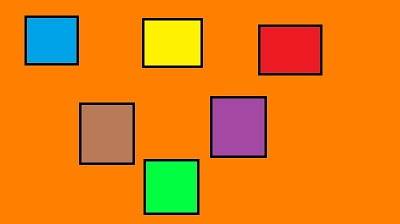
%> input picture im.jpg, 400 x 224 px
$ octave image_log_transformation_5.m   (GNU Octave 9; MATLAB toolbox functions it lacks are replaced by stand-ins)
%> lines starting %> are read from the running program, lines starting %| are printed output that depends on the picture
clear;
clc;

img = imread('im.jpg');
%> img is the input picture: size 224x400x3 uint8; mean R, G, B 226.3, 125.8, 18.7
img = rgb2gray(img);
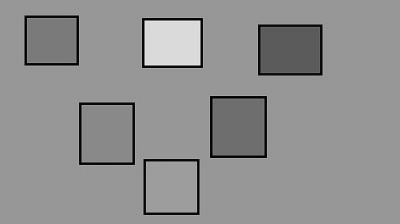
%> img: size 224x400 uint8; min 0, max 232, mean 143.8
cons = 60; % constant

[r, c] = size(img);
%> r = 224; c = 400
new_img = zeros(r, c);
for i = 1:r
    for j = 1:c
        new_img(i, j) = cons * log( double(img(i, j)) + 1 );
    end
end
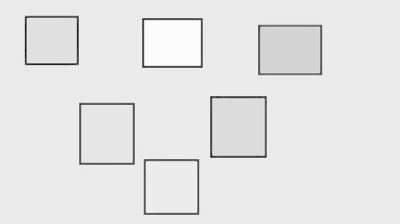
%> new_img: size 224x400 double; min 0, max 327.1, mean 294.4; drawn with min black and max white

new_img = uint8(new_img);
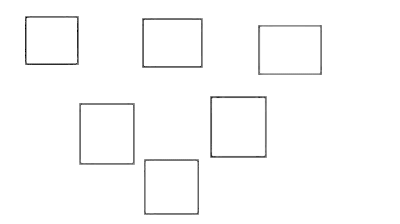
%> new_img: size 224x400 uint8; min 0, max 255, mean 251.1

figure, imshow(img);
figure, imshow(new_img);

$ run again, with im1.jpg copied over im.jpg
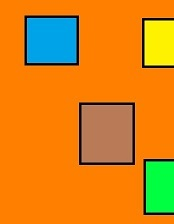
%> input picture im1.jpg, 174 x 224 px
%> img is the input picture: size 224x174x3 uint8; mean R, G, B 215.6, 132.6, 25
%> img: size 224x174 uint8
%> after the loop `for i = 1:r`:
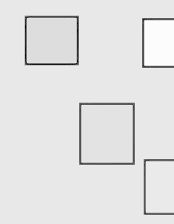
%> new_img: size 224x174 double; min 41.59, max 326.3, mean 295.3; drawn with min black and max white
%> `new_img = uint8(new_img);`:
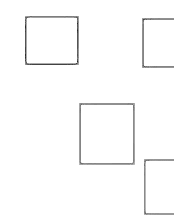
%> new_img: size 224x174 uint8; min 42, max 255, mean 251.2

$ run again, with im2.jpg copied over im.jpg
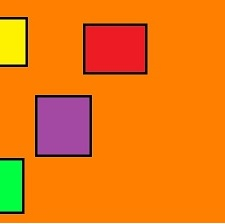
%> input picture im2.jpg, 225 x 224 px
%> img is the input picture: size 224x225x3 uint8; mean R, G, B 234.5, 121, 16.2
%> img: size 224x225 uint8
%> after the loop `for i = 1:r`:
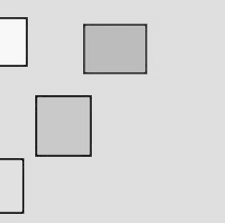
%> new_img: size 224x225 double; min 107.5, max 329.1, mean 295.2; drawn with min black and max white
%> `new_img = uint8(new_img);`:
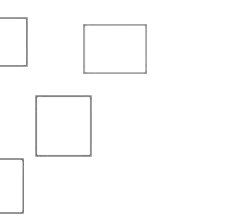
%> new_img: size 224x225 uint8; min 108, max 255, mean 252.4
